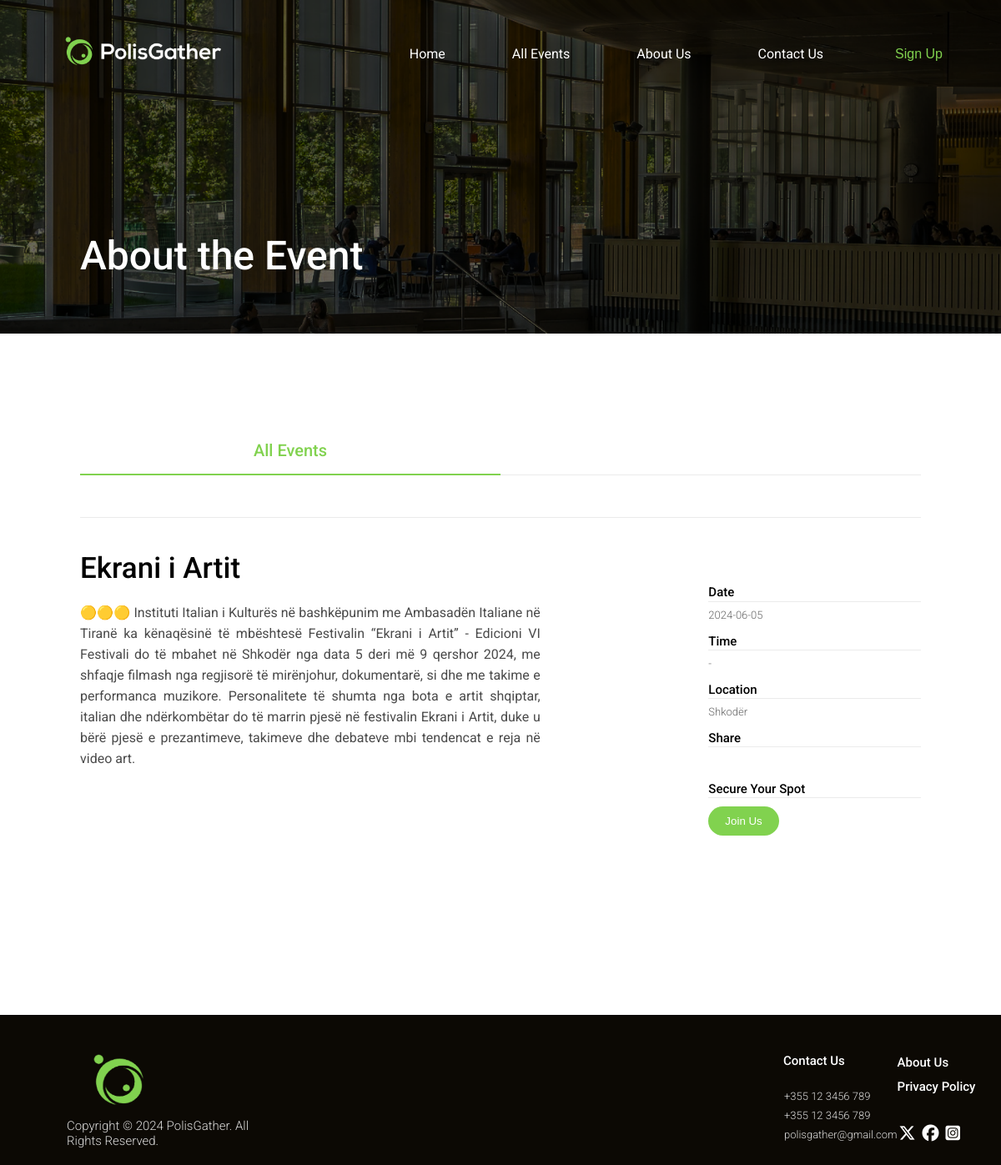
The app's page /polisgather/event-details.php?id=57 with its own data.
### tables this page shows
CREATE TABLE `event_details` (
  `id` int(11) NOT NULL,
  `event_id` int(11) NOT NULL,
  `description` text DEFAULT NULL,
  `location` varchar(255) DEFAULT NULL
);

CREATE TABLE `events` (
  `id` int(11) NOT NULL,
  `title` varchar(255) NOT NULL,
  `date` date NOT NULL,
  `time` varchar(50) DEFAULT NULL,
  `imageUrl` varchar(255) DEFAULT NULL
);

### polisgather/event-details.php (the view, shortened to what this page needs)
<?php
include('header.php');
include_once 'db_connection.php';
?>
<!DOCTYPE html>
<html>
  <head>
    <link rel="stylesheet" href="https://cdnjs.cloudflare.com/ajax/libs/font-awesome/6.5.1/css/all.min.css">
    <link rel="stylesheet" href="styles/general.css">
    <link rel="stylesheet" href="styles/event-details.css">
    <link rel="stylesheet" href="styles/header.css">
    <link rel="stylesheet" href="styles/footer.css">
  </head>
  <body>
    <main class="main-content">
      <div class="lines">
        <div class="all-events-tab">
          <div class="all-events-line-1">
            <p class="all-events-text">All Events</p>
          </div>
          <div class="line-2"></div>
        </div>
        <div class="line-3"></div>
      </div>
      <div class="event-detailed-info" id="eventDetailedInfo">
      <?php
$eventId = isset($_GET["id"]) ? $_GET["id"] : null;
$sql = "SELECT events.title, events.date, events.time, events.imageUrl, event_details.description, event_details.location
        FROM events
        INNER JOIN event_details ON events.id = event_details.event_id
        WHERE events.id = $eventId";
$result = $conn->query($sql);
if ($result->num_rows > 0) {
    $row = $result->fetch_assoc();
    ?>
    <div class="text-information">
        <p class="event-title"><?php echo $row['title']; ?></p>
        <p class="event-description"><?php echo $row['description']; ?></p>
    </div>
    <div class="further-details">
        <div class="details-name">
            <div class="event-detail">
                <p class="event-detail-text">Date</p>
            </div>
            <p class="current-value"><?php echo $row['date']; ?></p>
        </div>
        <div class="details-name">
            <div class="event-detail">
                <p class="event-detail-text">Time</p>
            </div>
            <p class="current-value"><?php echo $row['time']; ?></p>
        </div>
        <div class="details-name">
            <div class="event-detail">
                <p class="event-detail-text">Location</p>
            </div>
            <p class="current-value"><?php echo $row['location']; ?></p>
        </div>
        <div class="details-name">
            <div class="event-detail">
                <p class="event-detail-text">Share</p>
            </div>
            <div class="current-value">
              <i class="iconify" data-icon="pajamas:twitter" onclick="shareOnTwitter('<?php echo addslashes(htmlspecialchars($row['title'])); ?>')"></i>
              <i class="iconify" id="facebook-share" data-icon="fe:facebook" onclick="shareOnFacebook('<?php echo addslashes(htmlspecialchars($row['title'])); ?>')"></i>
              <i class="iconify" data-icon="fa-brands:linkedin" onclick="shareOnLinkedin('<?php echo addslashes(htmlspecialchars($row['title'])); ?>')"></i>
            </div>
        </div>
        <div class="details-name">
            <div class="event-detail">
                <p class="event-detail-text">Secure Your Spot</p>
            </div>
            <button class="join-us-button" id="joinBtn" onclick="openForm()">Join Us</button>
        </div>
      </div>
    </div>
    <?php
} else {
    echo "Event details not found";
}
?>
    </main>
    <footer class="footer" id="footer">
      <div class="footer-container">
        <div class="left-section">
          <img class="footer-logo" src="logo/polisgather233 2.png">
          <p class="copyright-text">Copyright © 2024 PolisGather. All Rights Reserved.</p>
        </div>
        <div class="links-section">
          <div class="middle-section">
            <p class="contact-us-text">Contact Us</p>
            <ul>
              <li>+355 12 3456 789</li>
              <li>+355 12 3456 789</li>
              <li>polisgather@gmail.com</li>
            </ul>
          </div>
          <div class="right-section">
            <li class="au-link"><a href="#">About Us</a></li>
            <li class="pp-link"><a href="#">Privacy Policy</a></li>
            <div class="social-media">
              <a href="#"><i class="fa-brands fa-x-twitter icon"></i></a>
              <a href="#"><i class="fa-brands fa-facebook icon"></i></a>
              <a href="#"><i class="fa-brands fa-square-instagram icon"></i></a>
            </div>
          </div>
        </div>
      </div>
    </footer>
  </body>
</html>

### polisgather/styles/general.css (style rules this page uses)
body { margin: 0; font-family: Roboto, Arial; }
p { margin-top: 0; margin-bottom: 0; }

### polisgather/styles/event-details.css (style rules this page uses)
.main-content { padding: 80px 96px 0; }
.all-events-tab { display: flex; margin-bottom: 50px; }
.all-events-line-1 { width: calc(100% / 2); height: 2.5em; border-bottom: 2px solid rgb(129, 210, 79); text-align: center; }
.all-events-text { font-size: 20px; font-weight: 500; color: rgb(129, 210, 79); }
.line-2 { border-bottom: 1px solid #ebebeb; width: calc(100% / 2); }
.line-3 { border-bottom: 1px solid #ebebeb; width: 100%; margin-bottom: 40px; }
.event-detailed-info { display: flex; flex-wrap: wrap; margin-bottom: 50px; }
.text-information { flex: 1.3; margin-bottom: 20px; }
.event-title { font-size: 35px; font-weight: 500; margin-bottom: 20px; }
.event-description { color: rgb(74,74,74); line-height: 25px; text-align: justify; }
.further-details { flex: 0.6; padding-top: 4%; margin-left: 20%; }
.details-name { margin-bottom: 15px; }
.event-detail { width: 100%; height: 1.2em; border-bottom: 1px solid #ebebeb; }
.event-detail-text { font-size: 15px; font-weight: 500; color: black; }
.join-us-button { margin-top: 10px; padding: 10px 20px; border-radius: 20px; border: none; background-color: rgb(129, 210, 79); color: #fff; cursor: pointer; }
.current-value { color: rgb(102, 102, 102); font-size: 13px; font-weight: 300; padding-top: 8px; }
.iconify { color: rgb(129, 210, 79); font-size: 15px; padding-right: 5px; cursor: pointer; }

### polisgather/styles/header.css (style rules this page uses)
li { list-style: none; }
a { text-decoration: none; font-size: 1rem; color: #fff; }

### polisgather/styles/footer.css (style rules this page uses)
.footer-container { background-color: #0c0904; display: grid; grid-template-columns: repeat(auto-fit, minmax(250px, 1fr)); column-gap: 600px; }
.links-section { display: flex; flex-wrap: wrap; align-items: center; }
.left-section { padding: 40px 0 20px 80px; }
.footer-logo { width: 90px; height: 80px; padding-left: 20px; }
.copyright-text { font-size: 15px; font-weight: 300; color: #fff; opacity: 0.85; }
.middle-section { flex: 0.5; padding-top: 40px; }
.contact-us-text { font-size: 15px; font-weight: 500; padding-left: 39px; padding-bottom: 10px; color: #fff; }
.middle-section ul li { list-style: none; font-size: 13px; font-weight: 300; padding-bottom: 8px; color: #fff; opacity: 0.85; }
.right-section { flex: 0.5; flex-shrink: 0; margin-top: 20px; }
.right-section li { list-style: none; }
.right-section a { text-decoration: none; font-size: 15px; font-weight: 500; color: #fff; }
.au-link { padding-bottom: 10px; }
.pp-link { padding-bottom: 25px; }
.social-media { margin-top: 10px; }
.icon { font-size: 20px; margin: 2px; color: #fff; }

### records on screen
event_details: event.title "Ekrani i Artit", description "🟡🟡🟡 Instituti Italian i Kulturës në bashkëpunim me Ambasadën Italiane në Tiranë ka kënaqësinë të mbështesë Festivalin “Ekrani i Artit” - Edicioni VI Festivali do të mbahet në Shkodër nga data 5 deri më 9 qershor 2024, me shfaqje filmash nga regjisorë të mirënjohur, dokumentarë, si dhe me takime e performanca muzikore. Personalitete të shumta nga bota e artit shqiptar, italian dhe ndërkombëtar do të marrin pjesë në festivalin Ekrani i Artit, duke u bërë pjesë e prezantimeve, takimeve dhe debateve mbi tendencat e reja në video art.", event.date "2024-06-05", event.time "-", location "Shkodër"

### other values on screen
$header_text "About the Event"
